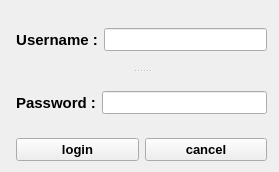
<?xml version="1.0" encoding="UTF-8"?>
<ui version="4.0">
 <class>MainWindow</class>
 <widget class="QMainWindow" name="MainWindow">
  <property name="geometry">
   <rect>
    <x>0</x>
    <y>0</y>
    <width>279</width>
    <height>172</height>
   </rect>
  </property>
  <property name="windowTitle">
   <string>MainWindow</string>
  </property>
  <widget class="QWidget" name="centralwidget">
   <widget class="QWidget" name="layoutWidget">
    <property name="geometry">
     <rect>
      <x>16</x>
      <y>10</y>
      <width>251</width>
      <height>151</height>
     </rect>
    </property>
    <layout class="QGridLayout" name="gridLayout">
     <item row="0" column="0" colspan="2">
      <widget class="QSplitter" name="splitter">
       <property name="orientation">
        <enum>Qt::Vertical</enum>
       </property>
       <widget class="QWidget" name="layoutWidget">
        <layout class="QHBoxLayout" name="horizontalLayout">
         <item>
          <widget class="QLabel" name="label_3">
           <property name="font">
            <font>
             <pointsize>11</pointsize>
             <weight>75</weight>
             <bold>true</bold>
            </font>
           </property>
           <property name="text">
            <string>Username :</string>
           </property>
           <property name="alignment">
            <set>Qt::AlignCenter</set>
           </property>
          </widget>
         </item>
         <item>
          <widget class="QLineEdit" name="lineEdit_1">
           <property name="font">
            <font>
             <pointsize>10</pointsize>
            </font>
           </property>
          </widget>
         </item>
        </layout>
       </widget>
       <widget class="QWidget" name="layoutWidget">
        <layout class="QHBoxLayout" name="horizontalLayout_2">
         <item>
          <widget class="QLabel" name="label_2">
           <property name="font">
            <font>
             <pointsize>11</pointsize>
             <weight>75</weight>
             <bold>true</bold>
            </font>
           </property>
           <property name="text">
            <string>Password :</string>
           </property>
           <property name="alignment">
            <set>Qt::AlignCenter</set>
           </property>
          </widget>
         </item>
         <item>
          <widget class="QLineEdit" name="lineEdit_2">
           <property name="font">
            <font>
             <pointsize>10</pointsize>
            </font>
           </property>
           <property name="echoMode">
            <enum>QLineEdit::Password</enum>
           </property>
          </widget>
         </item>
        </layout>
       </widget>
      </widget>
     </item>
     <item row="1" column="0">
      <widget class="QPushButton" name="logButton">
       <property name="font">
        <font>
         <pointsize>10</pointsize>
         <weight>75</weight>
         <bold>true</bold>
        </font>
       </property>
       <property name="text">
        <string>login</string>
       </property>
      </widget>
     </item>
     <item row="1" column="1">
      <widget class="QPushButton" name="cancelButton_2">
       <property name="font">
        <font>
         <pointsize>10</pointsize>
         <weight>75</weight>
         <bold>true</bold>
        </font>
       </property>
       <property name="text">
        <string>cancel</string>
       </property>
      </widget>
     </item>
    </layout>
   </widget>
  </widget>
  <action name="actionsave">
   <property name="text">
    <string>save</string>
   </property>
  </action>
 </widget>
 <resources/>
 <connections/>
</ui>
